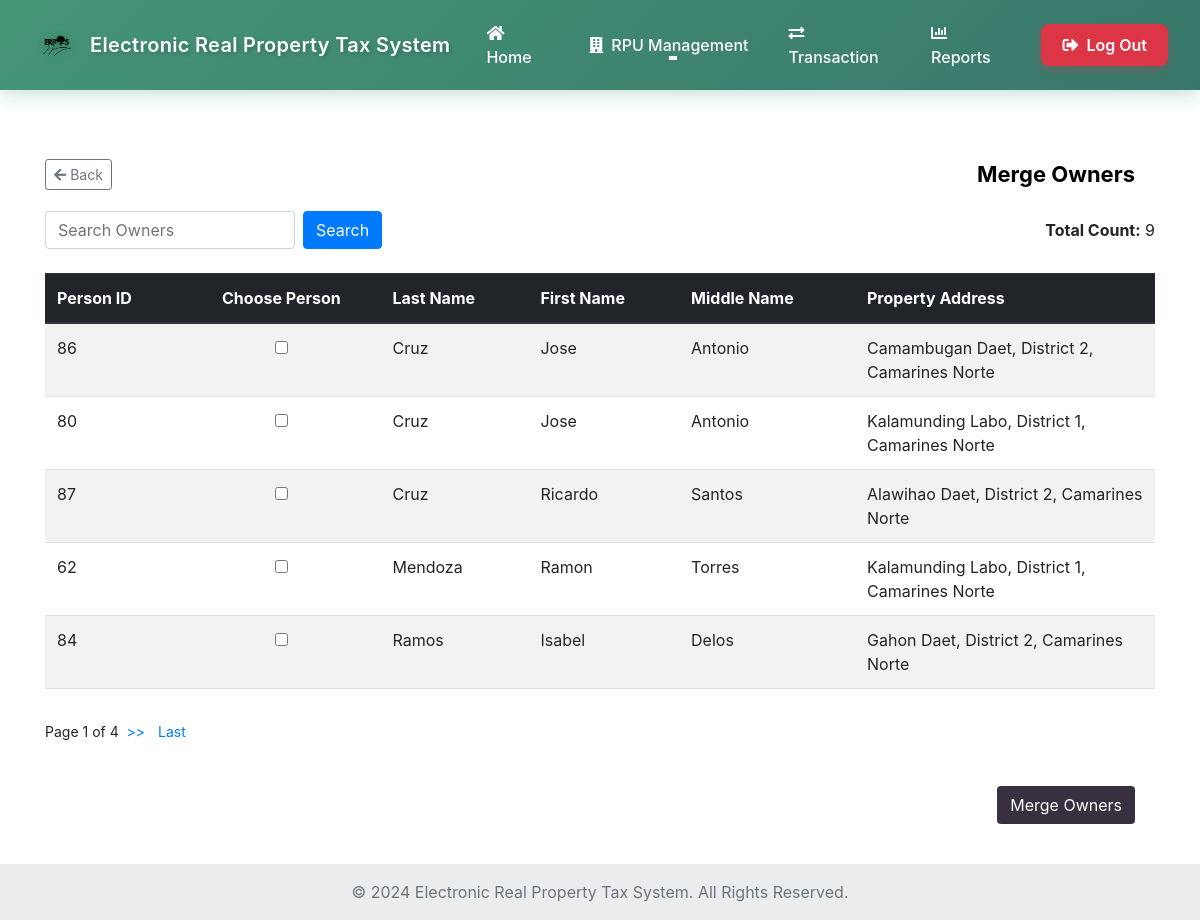
/Merge_Owners.php, run on the app's committed database.
### tables this page shows
CREATE TABLE `propertyowner` (
  `pO_id` int(50) NOT NULL,
  `property_id` int(50) NOT NULL,
  `owner_id` int(50) NOT NULL,
  `is_retained` tinyint(1) NOT NULL DEFAULT 1,
  `created_at` timestamp NOT NULL DEFAULT current_timestamp(),
  `created_by` int(11) DEFAULT NULL
);

CREATE TABLE `owners_tb` (
  `own_id` int(30) NOT NULL,
  `own_fname` varchar(20) NOT NULL,
  `own_mname` varchar(20) NOT NULL,
  `own_surname` varchar(20) NOT NULL,
  `owner_type` enum('individual','company') DEFAULT 'individual',
  `company_name` varchar(100) DEFAULT NULL,
  `created_by` int(11) DEFAULT NULL,
  `updated_by` int(11) DEFAULT NULL,
  `created_at_owner` timestamp NOT NULL DEFAULT current_timestamp(),
  `updated_at_owner` timestamp NOT NULL DEFAULT current_timestamp() ON UPDATE current_timestamp(),
  `date_birth` date DEFAULT NULL,
  `tin_no` int(20) NOT NULL,
  `house_no` varchar(20) NOT NULL,
  `street` varchar(30) NOT NULL,
  `barangay` varchar(30) NOT NULL,
  `district` varchar(20) NOT NULL,
  `city` varchar(20) NOT NULL,
  `province` varchar(20) NOT NULL,
  `own_info` varchar(70) NOT NULL
);

CREATE TABLE `p_info` (
  `p_id` int(50) NOT NULL,
  `house_no` int(10) NOT NULL,
  `block_no` int(10) NOT NULL,
  `province` varchar(30) NOT NULL,
  `city` varchar(30) NOT NULL,
  `district` varchar(30) NOT NULL,
  `barangay` varchar(30) NOT NULL,
  `street` varchar(50) NOT NULL,
  `house_tag_no` int(10) NOT NULL,
  `land_area` int(50) NOT NULL,
  `desc_land` varchar(50) NOT NULL,
  `documents` varchar(30) NOT NULL,
  `created_at` timestamp NOT NULL DEFAULT current_timestamp(),
  `updated_at` timestamp NOT NULL DEFAULT current_timestamp() ON UPDATE current_timestamp(),
  `is_active` tinyint(1) NOT NULL DEFAULT 1,
  `disabled_at` datetime DEFAULT NULL,
  `disabled_by` int(11) DEFAULT NULL
);

### Merge_Owners.php (the view, shortened to what this page needs)
<?php
$conn = Database::getInstance();
$records_per_page = 5;
$page = isset($_GET['page']) ? (int)$_GET['page'] : 1;
$start_from = ($page - 1) * $records_per_page;
$total_sql = "SELECT COUNT(*) AS total FROM propertyowner";
$total_result = $conn->query($total_sql);
$total_row = $total_result->fetch_assoc();
$total_records = $total_row['total'];
$total_pages = ceil($total_records / $records_per_page);
$sql = "SELECT
   po.pO_id,
   po.property_id,
   po.owner_id,
   o.own_id,
   o.own_fname,
   o.own_mname,
   o.own_surname,
   p.barangay,
   p.city,
   p.district,
   p.province
 FROM
   propertyowner po
 JOIN
   owners_tb o ON po.owner_id = o.own_id
 JOIN
   p_info p ON po.property_id = p.p_id
 WHERE
   po.is_retained = 1  -- Only show retained properties
 ORDER BY
   o.own_surname ASC, o.own_fname ASC
 LIMIT $start_from, $records_per_page";
$owners = [];
$result = $conn->query($sql);
if ($result->num_rows > 0) {
  while ($row = $result->fetch_assoc()) {
    $owners[] = $row;
  }
}
$conn->begin_transaction();
$total_sql = "SELECT COUNT(pO_id) AS total_pO FROM propertyowner WHERE is_retained = 1";
$total_result = $conn->query($total_sql);
if ($total_result && $total_result->num_rows > 0) {
    $total_row = $total_result->fetch_assoc();
    $total_pO_count = $total_row['total_pO'];
} else {
    $total_pO_count = 0;
}
?>
<!doctype html>
<html lang="en">
<head>
   <link rel="stylesheet" href="https://cdnjs.cloudflare.com/ajax/libs/font-awesome/5.15.4/css/all.min.css">
  <link rel="stylesheet" href="https://cdn.jsdelivr.net/npm/bootstrap@4.1.3/dist/css/bootstrap.min.css"
>
  <link href="https://cdn.jsdelivr.net/npm/bootstrap@5.3.2/dist/css/bootstrap.min.css" rel="stylesheet">
  <link href="https://cdn.jsdelivr.net/npm/bootstrap@5.3.0-alpha1/dist/css/bootstrap.min.css" rel="stylesheet"
>
  <link rel="stylesheet" href="https://cdn.jsdelivr.net/npm/bootstrap@4.1.3/dist/css/bootstrap.min.css"
>
  <link rel="stylesheet" href="main_layout.css">
  <link rel="stylesheet" href="header.css">
  <link rel="stylesheet" href="Merge_Owners.css">
</head>
<body>
     <?php include 'header.php'; ?>
<form method="post" action="Merge_Owners.php">
  <section class="container mt-5">
    <div class="header-container d-flex justify-content-between align-items-center">
      <a href="Admin-Page-2.php" class="btn btn-outline-secondary btn-sm">
        <i class="fas fa-arrow-left"></i> Back
      </a>
      <div class="table-title">Merge Owners</div>
    </div>
    <div class="d-flex justify-content-between align-items-center mb-4">
      <div class="search-container d-flex align-items-center">
        <input
          type="text"
          class="form-control search-input"
          id="searchInput"
          placeholder="Search Owners"
          aria-label="Search"
          onkeyup="handleSearch(event)"
        />
        <button
          type="button"
          class="btn btn-primary ml-2"
          onclick="searchTable()">
          Search
        </button>
      </div>
      <div class="total-count text-right">
        <strong>Total Count:</strong> <?= $total_pO_count ?>
      </div>
    </div>
    <div class="table-responsive">
      <table class="table table-striped table-hover modern-table text-start">
        <thead class="thead-dark">
          <tr>
            <th scope="col">Person ID</th>
            <th scope="col" class="center-input">Choose Person</th>
            <th scope="col">Last Name</th>
            <th scope="col">First Name</th>
            <th scope="col">Middle Name</th>
            <th scope="col" style="width: 300px;">Property Address</th>
          </tr>
        </thead>
        <tbody id="ownerTableBody">
          <?php
          $selectedOwners = isset($_SESSION['selected_owners']) ? $_SESSION['selected_owners'] : [];
          ?>
          <?php foreach ($owners as $owner): ?>
            <tr>
              <td><?= $owner['pO_id']; ?></td>
              <td class="center-input">
                <input type="checkbox" name="personChoice[]" value="<?= $owner['owner_id']; ?>" <?= in_array($owner['owner_id'], $selectedOwners) ? 'checked' : ''; ?>>
              </td>
              <td><?= $owner['own_surname']; ?></td>
              <td><?= $owner['own_fname']; ?></td>
              <td><?= $owner['own_mname']; ?></td>
              <td><?= $owner['barangay'] . ' ' . $owner['city'] . ', ' . $owner['district'] . ', ' . $owner['province']; ?></td>
            </tr>
          <?php endforeach; ?>
        </tbody>
      </table>
    </div>
    <div class="pagination mt-3">
      <span>Page <?= $page ?> of <?= $total_pages ?></span>&nbsp;&nbsp;
      <?php if ($page < $total_pages): ?>
        <a href="Merge_Owners.php?page=<?= $page + 1 ?>" class="pagination-link">>></a>&nbsp;&nbsp;
        <a href="Merge_Owners.php?page=<?= $total_pages ?>" class="pagination-link">Last</a>
      <?php endif; ?>
    </div>
    <div class="btn-container text-right mt-4">
      <button type="submit" id="mergeOwnersButton" class="btn btn-custom">Merge Owners</button>
    </div>
  </section>
</form>
  <footer class="bg-body-tertiary text-center text-lg-start mt-auto">
    <div class="text-center p-3" style="background-color: rgba(0, 0, 0, 0.05);">
    <span class="text-muted">© 2024 Electronic Real Property Tax System. All Rights Reserved.</span>
    </div>
  </footer>
</body>
</html>

### main_layout.css (style rules this page uses)
section { margin-block: 20px 20px; }
html, body { height: 100%; margin: 0; }
body { display: flex; padding-top: 70px; flex-direction: column; }

### Merge_Owners.css (style rules this page uses)
.table-title { color: black; padding: 20px; font-size: 22px; font-weight: bold; }
table { margin-bottom: 0; }
.center-input { text-align: center; }
.btn-container { text-align: right; padding: 20px; }
.btn-custom { background-color: #38303f; color: white; }
.header-container { display: flex; align-items: center; }
.search-input { width: 250px; }
.pagination a { text-decoration: none; color: #007bff; margin-right: 5px; }
.pagination { margin-top: 15px; font-size: 14px; }

### data on the page
propertyowner: pO_id "86", owners_tb.own_surname "Cruz", owners_tb.own_fname "Jose", owners_tb.own_mname "Antonio", p_info.barangay "Camambugan", p_info.city "Daet", p_info.district "District 2", p_info.province "Camarines Norte"
propertyowner: pO_id "80", owners_tb.own_surname "Cruz", owners_tb.own_fname "Jose", owners_tb.own_mname "Antonio", p_info.barangay "Kalamunding", p_info.city "Labo", p_info.district "District 1", p_info.province "Camarines Norte"
propertyowner: pO_id "87", owners_tb.own_surname "Cruz", owners_tb.own_fname "Ricardo", owners_tb.own_mname "Santos", p_info.barangay "Alawihao", p_info.city "Daet", p_info.district "District 2", p_info.province "Camarines Norte"
propertyowner: pO_id "62", owners_tb.own_surname "Mendoza", owners_tb.own_fname "Ramon", owners_tb.own_mname "Torres", p_info.barangay "Kalamunding", p_info.city "Labo", p_info.district "District 1", p_info.province "Camarines Norte"
propertyowner: pO_id "84", owners_tb.own_surname "Ramos", owners_tb.own_fname "Isabel", owners_tb.own_mname "Delos", p_info.barangay "Gahon", p_info.city "Daet", p_info.district "District 2", p_info.province "Camarines Norte"

### other printed values
$total_pO_count "9"
$page "1"
$total_pages "4"
